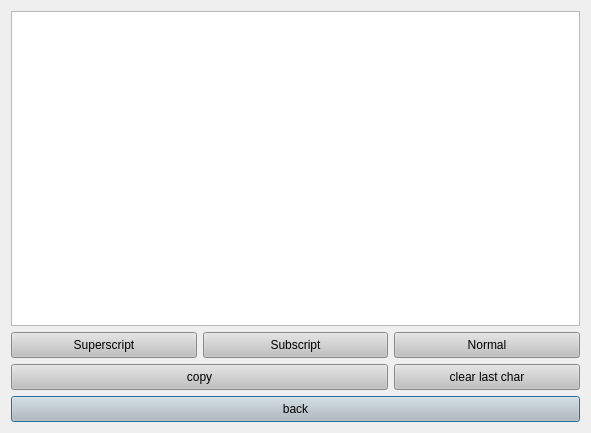
<?xml version="1.0" encoding="UTF-8"?>
<ui version="4.0">
 <class>text_doc_trial</class>
 <widget class="QDialog" name="text_doc_trial">
  <property name="geometry">
   <rect>
    <x>0</x>
    <y>0</y>
    <width>591</width>
    <height>433</height>
   </rect>
  </property>
  <property name="windowTitle">
   <string>Dialog</string>
  </property>
  <layout class="QGridLayout" name="gridLayout">
   <item row="5" column="0" colspan="3">
    <widget class="QPushButton" name="btn_back">
     <property name="styleSheet">
      <string notr="true">QPushButton {
	background-color: #C0C0C0;
	broder: 1px solid gray;
	padding: 5px;
}

QPushButton:pressed {
	background-color: #A9A9A9;
	broder: 1px solid gray;
	padding: 5px;
}</string>
     </property>
     <property name="text">
      <string>back</string>
     </property>
    </widget>
   </item>
   <item row="2" column="2">
    <widget class="QPushButton" name="btn_normal">
     <property name="styleSheet">
      <string notr="true">QPushButton {
	background-color: #C0C0C0;
	broder: 1px solid gray;
	padding: 5px;
}

QPushButton:pressed {
	background-color: #A9A9A9;
	broder: 1px solid gray;
	padding: 5px;
}</string>
     </property>
     <property name="text">
      <string>Normal</string>
     </property>
    </widget>
   </item>
   <item row="2" column="0">
    <widget class="QPushButton" name="btn_sup">
     <property name="styleSheet">
      <string notr="true">QPushButton {
	background-color: #C0C0C0;
	broder: 1px solid gray;
	padding: 5px;
}

QPushButton:pressed {
	background-color: #A9A9A9;
	broder: 1px solid gray;
	padding: 5px;
}</string>
     </property>
     <property name="text">
      <string>Superscript</string>
     </property>
    </widget>
   </item>
   <item row="0" column="0" colspan="3">
    <widget class="QTextEdit" name="textEdit"/>
   </item>
   <item row="2" column="1">
    <widget class="QPushButton" name="btn_sub">
     <property name="styleSheet">
      <string notr="true">QPushButton {
	background-color: #C0C0C0;
	broder: 1px solid gray;
	padding: 5px;
}

QPushButton:pressed {
	background-color: #A9A9A9;
	broder: 1px solid gray;
	padding: 5px;
}</string>
     </property>
     <property name="text">
      <string>Subscript</string>
     </property>
    </widget>
   </item>
   <item row="4" column="2">
    <widget class="QPushButton" name="btn_clear">
     <property name="styleSheet">
      <string notr="true">QPushButton {
	background-color: #C0C0C0;
	broder: 1px solid gray;
	padding: 5px;
}

QPushButton:pressed {
	background-color: #A9A9A9;
	broder: 1px solid gray;
	padding: 5px;
}</string>
     </property>
     <property name="text">
      <string>clear last char</string>
     </property>
    </widget>
   </item>
   <item row="4" column="0" colspan="2">
    <widget class="QPushButton" name="btn_copy">
     <property name="styleSheet">
      <string notr="true">QPushButton {
	background-color: #C0C0C0;
	broder: 1px solid gray;
	padding: 5px;
}

QPushButton:pressed {
	background-color: #A9A9A9;
	broder: 1px solid gray;
	padding: 5px;
}</string>
     </property>
     <property name="text">
      <string>copy</string>
     </property>
    </widget>
   </item>
  </layout>
 </widget>
 <resources/>
 <connections/>
</ui>
